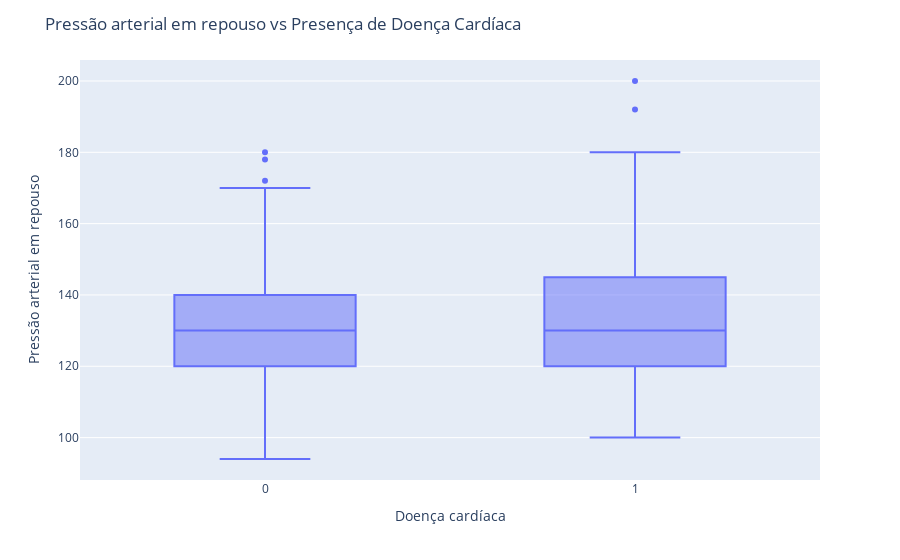

The notebook cell saved with this chart:
### Code cell
# Gráfico de boxplot para Pressão arterial em repouso vs Doença
fig = px.box(dados, x="doenca",  y="trestbps")

fig.update_layout(
    title="Pressão arterial em repouso vs Presença de Doença Cardíaca",
    xaxis_title="Doença cardíaca",
    yaxis_title="Pressão arterial em repouso"
    )

fig.show()

### Figure 1 — Plotly figure (JSON) as saved in the notebook; plotly's stock layout.template omitted (floating-point values rounded to 4 significant figures; data arrays with more than 128 entries replaced by an {"elided": "..."} marker saying what was removed)
{"data": [{"alignmentgroup": "True", "hovertemplate": "doenca=%{x}<br>trestbps=%{y}<extra></extra>", "legendgroup": "", "marker": {"color": "#636efa"}, "name": "", "notched": false, "offsetgroup": "", "orientation": "v", "showlegend": false, "type": "box", "x": {"elided": "303 int values"}, "x0": " ", "xaxis": "x", "y": {"elided": "303 int values"}, "y0": " ", "yaxis": "y"}], "layout": {"boxmode": "group", "legend": {"tracegroupgap": 0}, "margin": {"t": 60}, "title": {"text": "Pressão arterial em repouso vs Presença de Doença Cardíaca"}, "xaxis": {"anchor": "y", "domain": [0, 1], "title": {"text": "Doença cardíaca"}}, "yaxis": {"anchor": "x", "domain": [0, 1], "title": {"text": "Pressão arterial em repouso"}}}}
